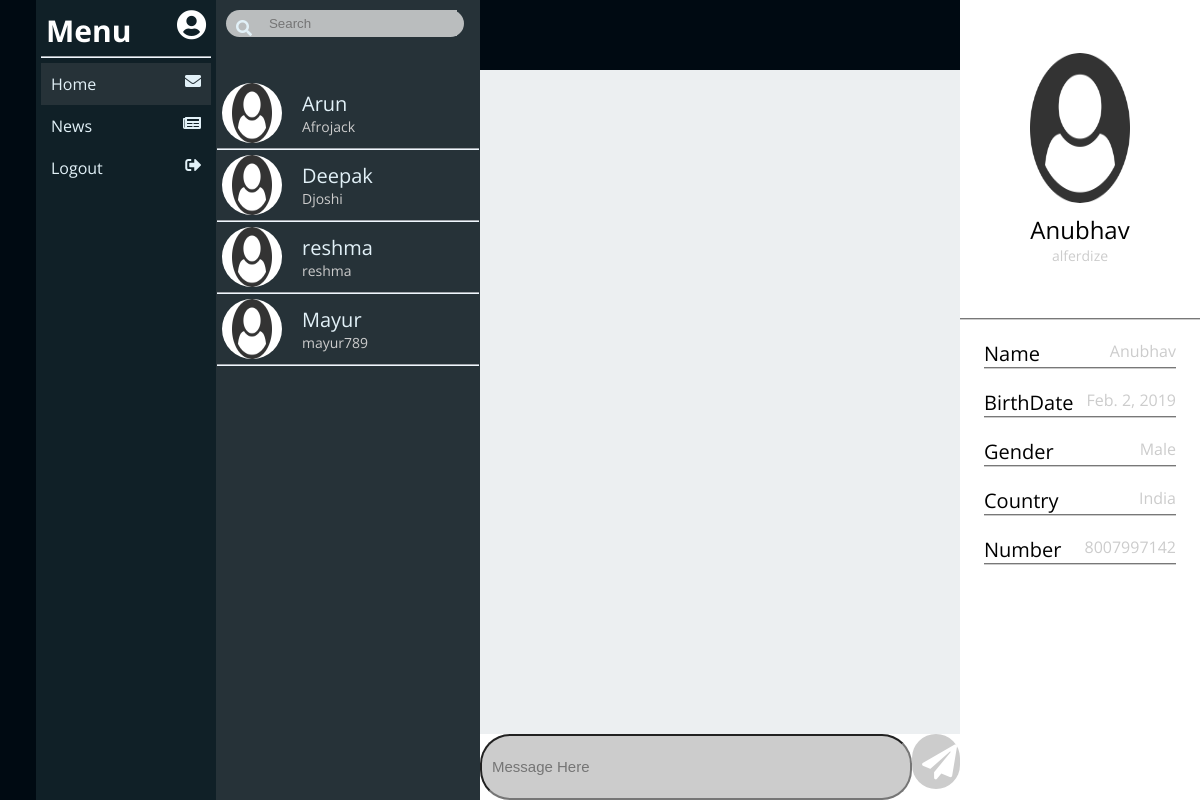
The app's page /home/ (signed in) with its own data.
### screens/models.py (models this page shows)
class Users(models.Model):
    url = "http://country.io/names.json"
    country_code = requests.get(url)
    country_tuple = ()
    for i in sorted(country_code.json().values()):
	    country_tuple += ((i,i),)
    SHIRT_SIZES = (
        ('Male', 'Male'),
        ('Female', 'Female')
    )
    number = models.CharField(max_length=10)
    name = models.CharField(max_length=50)
    country = models.CharField(max_length=300, choices=country_tuple)
    gender = models.CharField(max_length=6, choices=SHIRT_SIZES)
    BirthDate = models.DateField()
    password = models.CharField(max_length=14)
    username = models.CharField(max_length=10,default="Afrojack")
    profile_image = models.ImageField(upload_to='files/images/',null=True,default="user.png")

### screens/views.py (the view)
# urls.py: 2. Add a URL to urlpatterns:  path('', views.home, name='home')
def home(request):
   print(request.session['username'])
   if request.session['username'] != None:
      username = request.session['username']
      user = Users.objects.filter(username=username)
      user_list = Users.objects.filter(~Q(username=username))
      context = {
         'user':user,
         'users_filter':user_list
      }
      print()
      return render(request, 'homescreen.html',context)
   else:
      return render(request, 'index.html')

### screens/templates/homescreen.html (shortened to what this page needs)
{% load staticfiles %}
<html>
<head>
    <link rel="stylesheet" href="https://use.fontawesome.com/releases/v5.7.0/css/all.css"
>
</head>
<body>
    <div class="container">
        <div class="first">
        </div>
        <div class="second">
            <div class="header">
                <span class="text white">
                    Menu
                </span>
                <span class="text1">
                    <i class="fas fa-user-circle white"></i>
                </span>
            </div>
            <div class="menu">
                <a id="hash" href="{% url 'screens:home' %}" {%if request.path == '/home/'%} style="background-color: #263238;" {%endif%}><span
                        clas="menulist">Home</span><i class="fas fa-envelope menuicon"></i></a>
                <a id="hash" href="{% url 'screens:news' %}" ><span clas="menulist">News</span><i class="fas fa-newspaper menuicon"></i></a>
                <a id="hash" href="{% url 'screens:logout' %}"><span clas="menulist">Logout</span><i class="fas fa-sign-out-alt menuicon"></i></a>
            </div>
        </div>
        <div class="third">
            {%if request.path == '/home/'%}
            <div class="search">
                <a id="hash" href="#" class="search-btn"><i class="fa fa-search menuicon" aria-hidden="true"></i></a>
                <input type="text" name="search" id="search" placeholder="Search">
            </div>
            <div class="contact">
                {% for data in users_filter%}
                <div class="friendlist" id="{{data.username}}">
                    <img src="../media/{{data.profile_image}}" width="100" class="image">
                    <span class="fname">
                        <div>{{data.name}}</div>
                        <div class="fusername">{{data.username}}</div>
                    </span>
                </div>
                {% endfor %}
                {%endif%}
                </div>
            </div>
            <div class="fourth">
                {%if request.path == '/home/'%}
                <div class="friend-name">
                </div>
                <div class="chatbox">
                </div>
                <div class="mesg-text">
                    <div class="msg-textbox">
                        <input type="text" placeholder="Message Here" id="msg-value">
                    </div>
                    <div class="msg-send"><a id="message-send"><i class="fas fa-paper-plane send"></i></a></div>
                </div>
                {%endif%}
            </div>
            <div class="fifth">
                <div class="profile-image">
                    {% for data in user %}
                    <img src="../media/{{data.profile_image}}" class="pimage">
                    <div class="Name">
                        {{ data.name }}
                    </div>
                    <div class="username">
                        {{ data.username }}
                    </div>
                    {% endfor %}
                </div>
                <div class="profile-content">
                    <div class="details">
                        {% for data in user %}
                        <div class="title">
                            Name
                        </div>
                        <div class="data">
                            {{ data.name }}
                        </div>
                    </div>
                    <div class="details">
                        <div class="title">
                            BirthDate
                        </div>
                        <div class="data">
                            {{ data.BirthDate }}
                        </div>
                    </div>
                    <div class="details">
                        <div class="title">
                            Gender
                        </div>
                        <div class="data">
                            {{ data.gender }}
                        </div>
                    </div>
                    <div class="details">
                        <div class="title">
                            Country
                        </div>
                        <div class="data">
                            {{ data.country }}
                        </div>
                    </div>
                    <div class="details">
                        <div class="title">
                            Number
                        </div>
                        <div class="data">
                            {{ data.number }}
                        </div>
                    </div>
                    {% endfor %}
                </div>
            </div>
        </div>
</body>
</html>

### screens/templates/homescreen.html (style rules this page uses)
* { box-sizing: border-box; }
body { -webkit-font-smoothing: antialiased; -moz-osx-font-smoothing: grayscale; height: 100vh; font-family: "Open Sans", sans-serif; }
html, body { padding: 0; margin: 0; border: 0; background-color: #000a12; }
.container { display: flex; flex-direction: row; width: 100%; height: 100%; padding: 0; margin: 0; border: 0; }
.first { display: flex; width: 3%; padding: 0; margin: 0; border: 0; height: 100%; }
.second { display: flex; flex-direction: column; width: 15%; background-color: #102027; height: 100%; padding: 0; margin: 0; border: 0; }
.third { display: flex; flex-direction: column; width: 22%; background-color: #263238; height: 100%; padding: 0; margin: 0; border: 0; }
.fourth { display: flex; flex-direction: column; width: 40%; background-color: #eceff1; height: 100%; padding: 0; margin: 0; border: 0; }
.fifth { display: flex; flex-direction: column; width: 20%; background-color: #ffffff; height: 100%; padding: 0; margin: 0; border: 0; }
.header { display: flex; flex-direction: row; justify-content: space-between; padding: 5px; margin: 5px; border-bottom: 2px; border-bottom-color: aliceblue; border-bottom-style: groove; }
.text { font-size: 30; font-weight: bold; }
.text1 { font-size: 30; font-weight: bold; }
.white { color: white; }
.menu { padding-left: 5px; padding-right: 5px; }
a { padding: 10px; text-decoration: none; justify-content: space-between; display: flex; flex-direction: row; }
a:link { color: #e2f1f8; }
a:visited, .menuicon { color: #e2f1f8; }
.search { display: flex; flex-direction: row; background-color: #babdbe; height: 27px; margin: 10px; width: 90%; border: 2; border-radius: 16px; }
#search { background-color: #babdbe; height: 26px; margin-right: 5px; margin-left: 5px; width: 80%; border: 0; }
.friendlist { display: flex; flex-direction: row; border-bottom: 2px; border-bottom-color: aliceblue; border-bottom-style: groove; align-self: center; flex-flow: row wrap; align-items: center; padding: 5px; }
.image { height: 60px; width: 60px; border: 2px; border-radius: 30px; margin-right: 20px; background-color: #ffffff; }
.fname { font-size: 20; color: #e2f1f8; display: flex; flex-direction: column; }
.contact { padding: 1px; width: 100%; height: 90%; margin-bottom: 30px; margin-top: 30px; overflow-x: hidden; overflow-y: scroll; }
.friend-name { width: 100%; height: 10%; background-color: #000a12; padding: 10px; display: flex; flex-flow: row wrap; align-items: center; margin-bottom: 10px; }
.chatbox { padding: 1px; width: 100%; height: 90%; margin-bottom: 30px; margin-top: 30px; overflow-x: hidden; overflow-y: auto; }
.mesg-text { display: flex; flex-direction: row; width: 100%; height: 10%; background-color: white; }
.msg-textbox { width: 90%; height: 100%; background-color: #fff; border-width: 2px; }
#msg-value { width: 100%; height: 100%; background-color: #ccc; border-width: 2px; border-radius: 30px; padding-left: 10px; font-size: 15px; }
.msg-send { width: 10%; height: 100%; background-color: #fff; }
.send { font-size: 35px; color: #fff; }
#message-send { border: 2px; border-radius: 50px; background-color: #ccc; }
.profile-image { width: 100%; height: 40%; display: flex; flex-direction: column; align-items: center; justify-content: center; border-bottom: #ccc; border-bottom-width: 2px; border-bottom-style: groove; }
.pimage { width: 150px; height: 150px; border-radius: 75px; margin-bottom: 10px; }
.Name { font-size: 24px; color: black; }
.username, .fusername { font-size: 14px; color: #ccc; }
.profile-content { width: 100%; }
.details { display: flex; flex-direction: row; justify-content: space-between; width: 80%; margin-left: 10%; margin-right: 10%; margin-top: 20px; overflow: hidden; border-bottom: #ccc; border-bottom-width: 2px; border-bottom-style: groove; }
.title { font-size: 20px; color: black; }
.data { font-size: zpx; color: #ccc; }

### records on screen
Users: profile_image (placeholder picture), name "Arun", username "Afrojack"
Users: profile_image (placeholder picture), name "Deepak", username "Djoshi"
Users: profile_image (placeholder picture), name "reshma", username "reshma"
Users: profile_image (placeholder picture), name "Mayur", username "mayur789"
Users: profile_image (picture), name "Anubhav", username "alferdize", BirthDate "Feb. 2, 2019", gender "Male", country "India", number "8007997142"
